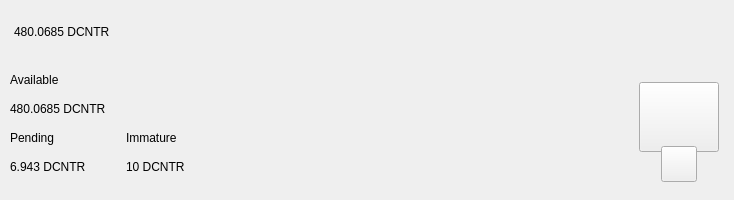
<?xml version="1.0" encoding="UTF-8"?>
<ui version="4.0">
 <class>TopBar</class>
 <widget class="QWidget" name="TopBar">
  <property name="geometry">
   <rect>
    <x>0</x>
    <y>0</y>
    <width>734</width>
    <height>200</height>
   </rect>
  </property>
  <property name="minimumSize">
   <size>
    <width>0</width>
    <height>200</height>
   </size>
  </property>
  <property name="maximumSize">
   <size>
    <width>16777215</width>
    <height>200</height>
   </size>
  </property>
  <property name="windowTitle">
   <string>Form</string>
  </property>
  <layout class="QVBoxLayout" name="verticalLayout_10" stretch="0">
   <property name="spacing">
    <number>0</number>
   </property>
   <property name="leftMargin">
    <number>0</number>
   </property>
   <property name="topMargin">
    <number>0</number>
   </property>
   <property name="rightMargin">
    <number>0</number>
   </property>
   <property name="bottomMargin">
    <number>0</number>
   </property>
   <item>
    <widget class="PFBorderImage" name="containerTop">
     <layout class="QVBoxLayout" name="verticalLayout_11">
      <property name="spacing">
       <number>0</number>
      </property>
      <property name="leftMargin">
       <number>0</number>
      </property>
      <property name="topMargin">
       <number>0</number>
      </property>
      <property name="rightMargin">
       <number>0</number>
      </property>
      <property name="bottomMargin">
       <number>0</number>
      </property>
      <item>
       <widget class="QWidget" name="top_container_2" native="true">
        <property name="minimumSize">
         <size>
          <width>0</width>
          <height>65</height>
         </size>
        </property>
        <layout class="QHBoxLayout" name="top_container">
         <property name="spacing">
          <number>0</number>
         </property>
         <property name="leftMargin">
          <number>14</number>
         </property>
         <property name="topMargin">
          <number>0</number>
         </property>
         <property name="rightMargin">
          <number>14</number>
         </property>
         <property name="bottomMargin">
          <number>0</number>
         </property>
         <item alignment="Qt::AlignVCenter">
          <widget class="QWidget" name="widgetTopAmount" native="true">
           <property name="sizePolicy">
            <sizepolicy hsizetype="Preferred" vsizetype="Maximum">
             <horstretch>0</horstretch>
             <verstretch>0</verstretch>
            </sizepolicy>
           </property>
           <layout class="QHBoxLayout" name="horizontalLayout_5">
            <property name="spacing">
             <number>0</number>
            </property>
            <property name="leftMargin">
             <number>0</number>
            </property>
            <property name="topMargin">
             <number>0</number>
            </property>
            <property name="rightMargin">
             <number>0</number>
            </property>
            <property name="bottomMargin">
             <number>0</number>
            </property>
            <item alignment="Qt::AlignTop">
             <widget class="QLabel" name="labelAmountTopDcntr">
              <property name="minimumSize">
               <size>
                <width>0</width>
                <height>36</height>
               </size>
              </property>
              <property name="styleSheet">
               <string notr="true">padding:0px;margin:0px;</string>
              </property>
              <property name="text">
               <string notr="true">480.0685 DCNTR</string>
              </property>
             </widget>
            </item>
           </layout>
          </widget>
         </item>
         <item>
          <spacer name="horizontalSpacer">
           <property name="orientation">
            <enum>Qt::Horizontal</enum>
           </property>
           <property name="sizeHint" stdset="0">
            <size>
             <width>40</width>
             <height>20</height>
            </size>
           </property>
          </spacer>
         </item>
         <item>
          <layout class="QHBoxLayout" name="horizontalLayout_4">
           <property name="spacing">
            <number>12</number>
           </property>
           <property name="rightMargin">
            <number>0</number>
           </property>
           <item alignment="Qt::AlignRight">
            <widget class="QWidget" name="layoutSync" native="true">
             <property name="minimumSize">
              <size>
               <width>0</width>
               <height>36</height>
              </size>
             </property>
             <property name="maximumSize">
              <size>
               <width>16777215</width>
               <height>36</height>
              </size>
             </property>
             <layout class="QVBoxLayout" name="verticalLayout_9">
              <property name="leftMargin">
               <number>0</number>
              </property>
              <property name="topMargin">
               <number>0</number>
              </property>
              <property name="rightMargin">
               <number>0</number>
              </property>
              <property name="bottomMargin">
               <number>0</number>
              </property>
              <item>
               <widget class="ExpandableButton" name="pushButtonSync" native="true">
                <property name="minimumSize">
                 <size>
                  <width>36</width>
                  <height>36</height>
                 </size>
                </property>
                <property name="maximumSize">
                 <size>
                  <width>16777215</width>
                  <height>36</height>
                 </size>
                </property>
               </widget>
              </item>
             </layout>
            </widget>
           </item>
           <item>
            <widget class="ExpandableButton" name="pushButtonHDUpgrade" native="true">
             <property name="minimumSize">
              <size>
               <width>36</width>
               <height>36</height>
              </size>
             </property>
            </widget>
           </item>
           <item>
            <widget class="ExpandableButton" name="pushButtonStack" native="true">
             <property name="minimumSize">
              <size>
               <width>36</width>
               <height>36</height>
              </size>
             </property>
            </widget>
           </item>
           <item>
            <widget class="ExpandableButton" name="pushButtonColdStaking" native="true">
             <property name="minimumSize">
              <size>
               <width>36</width>
               <height>36</height>
              </size>
             </property>
            </widget>
           </item>
           <item>
            <widget class="ExpandableButton" name="pushButtonConnection" native="true">
             <property name="minimumSize">
              <size>
               <width>36</width>
               <height>36</height>
              </size>
             </property>
            </widget>
           </item>
           <item>
            <widget class="ExpandableButton" name="pushButtonTor" native="true">
             <property name="minimumSize">
              <size>
               <width>36</width>
               <height>36</height>
              </size>
             </property>
            </widget>
           </item>
           <item>
            <widget class="ExpandableButton" name="pushButtonLock" native="true">
             <property name="sizePolicy">
              <sizepolicy hsizetype="Expanding" vsizetype="Expanding">
               <horstretch>0</horstretch>
               <verstretch>0</verstretch>
              </sizepolicy>
             </property>
             <property name="minimumSize">
              <size>
               <width>36</width>
               <height>0</height>
              </size>
             </property>
            </widget>
           </item>
           <item>
            <widget class="ExpandableButton" name="pushButtonTheme" native="true">
             <property name="minimumSize">
              <size>
               <width>36</width>
               <height>36</height>
              </size>
             </property>
             <property name="maximumSize">
              <size>
               <width>16777215</width>
               <height>36</height>
              </size>
             </property>
            </widget>
           </item>
           <item>
            <widget class="ExpandableButton" name="pushButtonFAQ" native="true">
             <property name="minimumSize">
              <size>
               <width>36</width>
               <height>36</height>
              </size>
             </property>
            </widget>
           </item>
          </layout>
         </item>
        </layout>
       </widget>
      </item>
      <item>
       <widget class="QWidget" name="bottom_container" native="true">
        <property name="minimumSize">
         <size>
          <width>0</width>
          <height>135</height>
         </size>
        </property>
        <layout class="QHBoxLayout" name="botton_container">
         <property name="leftMargin">
          <number>10</number>
         </property>
         <property name="topMargin">
          <number>0</number>
         </property>
         <property name="rightMargin">
          <number>10</number>
         </property>
         <property name="bottomMargin">
          <number>10</number>
         </property>
         <item>
          <layout class="QHBoxLayout" name="horizontalLayout_3">
           <property name="bottomMargin">
            <number>9</number>
           </property>
           <item>
            <layout class="QVBoxLayout" name="verticalLayout_7">
             <property name="spacing">
              <number>0</number>
             </property>
             <property name="leftMargin">
              <number>0</number>
             </property>
             <property name="rightMargin">
              <number>30</number>
             </property>
             <item>
              <layout class="QVBoxLayout" name="verticalLayout_2">
               <item>
                <widget class="QLabel" name="labelTitle1">
                 <property name="text">
                  <string>Available</string>
                 </property>
                </widget>
               </item>
               <item>
                <widget class="QLabel" name="labelAmountDcntr">
                 <property name="text">
                  <string notr="true">480.0685 DCNTR</string>
                 </property>
                </widget>
               </item>
              </layout>
             </item>
             <item>
              <layout class="QHBoxLayout" name="horizontalLayout_2">
               <property name="spacing">
                <number>0</number>
               </property>
               <item>
                <layout class="QVBoxLayout" name="verticalLayout_3">
                 <item>
                  <widget class="QLabel" name="labelTitle3">
                   <property name="text">
                    <string>Pending</string>
                   </property>
                  </widget>
                 </item>
                 <item>
                  <widget class="QLabel" name="labelPendingDcntr">
                   <property name="text">
                    <string notr="true">6.943 DCNTR</string>
                   </property>
                  </widget>
                 </item>
                </layout>
               </item>
               <item>
                <spacer name="horizontalSpacer_3">
                 <property name="orientation">
                  <enum>Qt::Horizontal</enum>
                 </property>
                 <property name="sizeType">
                  <enum>QSizePolicy::Fixed</enum>
                 </property>
                 <property name="sizeHint" stdset="0">
                  <size>
                   <width>40</width>
                   <height>20</height>
                  </size>
                 </property>
                </spacer>
               </item>
               <item>
                <layout class="QVBoxLayout" name="verticalLayout_4">
                 <item>
                  <widget class="QLabel" name="labelTitle4">
                   <property name="text">
                    <string>Immature</string>
                   </property>
                  </widget>
                 </item>
                 <item>
                  <widget class="QLabel" name="labelImmatureDcntr">
                   <property name="text">
                    <string notr="true">10 DCNTR</string>
                   </property>
                  </widget>
                 </item>
                </layout>
               </item>
              </layout>
             </item>
            </layout>
           </item>
          </layout>
         </item>
         <item>
          <spacer name="horizontalSpacer_2">
           <property name="orientation">
            <enum>Qt::Horizontal</enum>
           </property>
           <property name="sizeHint" stdset="0">
            <size>
             <width>40</width>
             <height>20</height>
            </size>
           </property>
          </spacer>
         </item>
         <item alignment="Qt::AlignHCenter|Qt::AlignVCenter">
          <widget class="QWidget" name="qrContainer" native="true">
           <property name="sizePolicy">
            <sizepolicy hsizetype="Preferred" vsizetype="Minimum">
             <horstretch>0</horstretch>
             <verstretch>0</verstretch>
            </sizepolicy>
           </property>
           <property name="minimumSize">
            <size>
             <width>90</width>
             <height>110</height>
            </size>
           </property>
           <property name="maximumSize">
            <size>
             <width>90</width>
             <height>110</height>
            </size>
           </property>
           <layout class="QVBoxLayout" name="containerQR">
            <property name="spacing">
             <number>0</number>
            </property>
            <property name="leftMargin">
             <number>5</number>
            </property>
            <property name="topMargin">
             <number>10</number>
            </property>
            <property name="rightMargin">
             <number>5</number>
            </property>
            <property name="bottomMargin">
             <number>0</number>
            </property>
            <item>
             <widget class="QPushButton" name="btnQr">
              <property name="minimumSize">
               <size>
                <width>70</width>
                <height>70</height>
               </size>
              </property>
              <property name="maximumSize">
               <size>
                <width>16777215</width>
                <height>70</height>
               </size>
              </property>
              <property name="focusPolicy">
               <enum>Qt::NoFocus</enum>
              </property>
              <property name="text">
               <string/>
              </property>
              <property name="iconSize">
               <size>
                <width>70</width>
                <height>70</height>
               </size>
              </property>
             </widget>
            </item>
            <item>
             <spacer name="verticalSpacer">
              <property name="orientation">
               <enum>Qt::Vertical</enum>
              </property>
              <property name="sizeType">
               <enum>QSizePolicy::Fixed</enum>
              </property>
              <property name="sizeHint" stdset="0">
               <size>
                <width>20</width>
                <height>20</height>
               </size>
              </property>
             </spacer>
            </item>
            <item alignment="Qt::AlignHCenter|Qt::AlignBottom">
             <widget class="QPushButton" name="pushButtonQR">
              <property name="minimumSize">
               <size>
                <width>36</width>
                <height>36</height>
               </size>
              </property>
              <property name="maximumSize">
               <size>
                <width>36</width>
                <height>36</height>
               </size>
              </property>
              <property name="focusPolicy">
               <enum>Qt::NoFocus</enum>
              </property>
              <property name="text">
               <string/>
              </property>
             </widget>
            </item>
           </layout>
          </widget>
         </item>
        </layout>
       </widget>
      </item>
     </layout>
    </widget>
   </item>
  </layout>
 </widget>
 <customwidgets>
  <customwidget>
   <class>ExpandableButton</class>
   <extends>QWidget</extends>
   <header>qt/decentrahub/expandablebutton.h</header>
   <container>1</container>
  </customwidget>
  <customwidget>
   <class>PFBorderImage</class>
   <extends>QFrame</extends>
   <header>qt/decentrahub/pfborderimage.h</header>
   <container>1</container>
  </customwidget>
 </customwidgets>
 <resources/>
 <connections/>
</ui>
